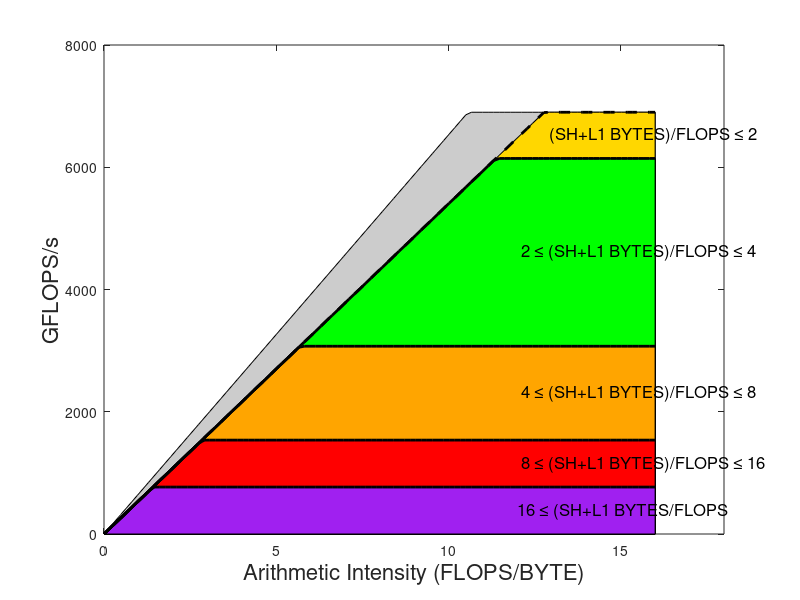
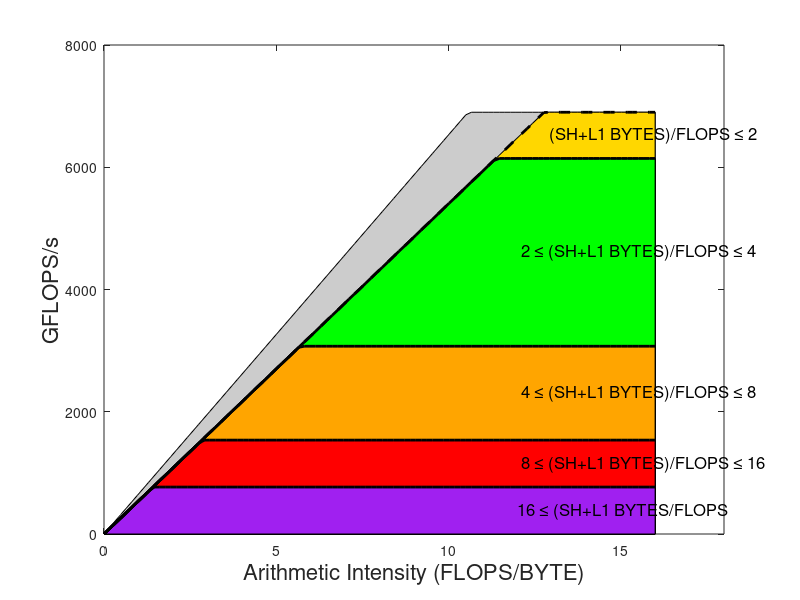

Recreate these plots in MATLAB, in order.
%% Tesla V100-PCIE-16GB%% nvidia-smi -a%% %% DP flops per bytearith = linspace(0,16,100);%% https://en.wikipedia.org/wiki/Volta_(microarchitecture)%% gpu charstheoBW = 652.8;measBW = 540;smemBW = 80*32*4*1.2; % guess #cores x #simd x |word| x clock (non-boost)maxGF = 6900;%% plotarith0 = [arith,arith(end)];arith1 = [arith,0];fill(arith0, min(theoBW*arith1,maxGF), [0.8,0.8,0.8]);hold onorange = [255,165,0]/255;purple = [160,32,240]/255;gold   = [255,215,0]/255;lev16 = min(maxGF,min(measBW*arith1,smemBW/16));lev08 = min(maxGF,min(measBW*arith1,smemBW/8));lev04 = min(maxGF,min(measBW*arith1,smemBW/4));lev02 = min(maxGF,min(measBW*arith1,smemBW/2));lev01 = min(maxGF,min(measBW*arith1,smemBW/1));fill(arith0, lev01, gold);fill(arith0, lev02, 'g');fill(arith0, lev02, [0,1,0]);fill(arith0, lev04, orange);fill(arith0, lev08, [1,0,0]);fill(arith0, lev16, purple);plot(arith, lev01(1:end-1), 'k--', 'linewidth', 2)plot(arith, lev02(1:end-1), 'k-', 'linewidth', 2)plot(arith, lev04(1:end-1), 'k-', 'linewidth', 2)plot(arith, lev08(1:end-1), 'k-', 'linewidth', 2)plot(arith, lev16(1:end-1), 'k-', 'linewidth', 2)hold offxlabel('Arithmetic Intensity (FLOPS/BYTE)', 'fontsize', 16)ylabel('GFLOPS/s', 'fontsize', 16);%axis tight%grid ontext(12, 0.5*lev16(end-1), '16 \leq (SH+L1 BYTES/FLOPS', 'FontSize', 12)text(12, 0.5*(lev16(end-1)+lev08(end-1)), ' 8 \leq (SH+L1 BYTES)/FLOPS \leq 16', 'FontSize', 12)text(12, 0.5*(lev08(end-1)+lev04(end-1)), ' 4 \leq (SH+L1 BYTES)/FLOPS \leq 8', 'FontSize', 12)text(12, 0.5*(lev04(end-1)+lev02(end-1)), ' 2 \leq (SH+L1 BYTES)/FLOPS \leq 4', 'FontSize', 12)text(12, 0.5*(lev02(end-1)+lev01(end-1)), '        (SH+L1 BYTES)/FLOPS \leq 2', 'FontSize', 12)axis([0 18 0 8000])pause(.05);print('-dpng', 'rooflinesTitanV.png')print('-dpdf', 'rooflinesTitanV.pdf')